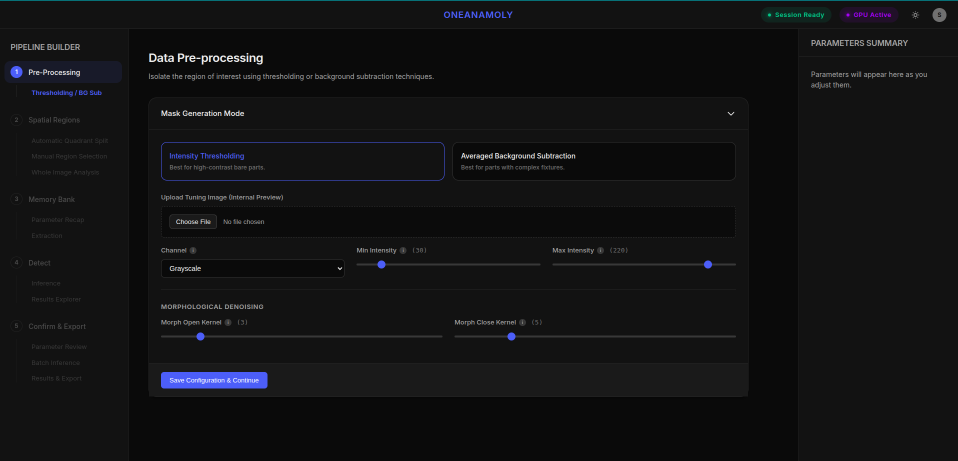
#> input picture assets/Prep_proc_1.png, 1916 x 921 px (shown at 1/2 size)
$ python test_thresholding.py --interactive --image ../../assets/Prep_proc_1.png --input_dir ../../assets
#> lines starting #> are read from the running program, lines starting #| are printed output that depends on the picture; after the words box and inside, x2 and y2 are one past the last pixel; in counts of white or black regions, pixels touching at a corner belong together
"""
Stage 1 — Phase 1.1: Thresholding-Based Background Masking
===========================================================
Local test script to validate intensity thresholding logic.

Modes:
  --interactive   Open a live OpenCV window with trackbars to tune parameters.
  --batch         Process all images in input_dir and save outputs to output_dir.

Usage:
  # Interactive preview on a single image
  python tests/test_thresholding.py --image path/to/image.jpg --interactive

  # Batch process a folder
  python tests/test_thresholding.py --input_dir path/to/images --output_dir path/to/output --batch

  # Batch with explicit params
  python tests/test_thresholding.py --input_dir dataset/good --output_dir outputs/thresh_test \
      --channel gray --thresh_min 30 --thresh_max 220 --batch
"""

import argparse
import os
import sys
from pathlib import Path

import cv2
import numpy as np


# ---------------------------------------------------------------------------
# Core thresholding logic
# ---------------------------------------------------------------------------

CHANNEL_OPTIONS = ["gray", "red", "green", "blue", "saturation", "value"]

def get_channel(image_bgr: np.ndarray, channel: str) -> np.ndarray:
    """
    Extract a single channel from a BGR image for thresholding.

    Args:
        image_bgr: BGR image (H, W, 3)
        channel: One of 'gray', 'red', 'green', 'blue', 'saturation', 'value'

    Returns:
        Single-channel image (H, W) uint8
    """
    if channel == "gray":
        return cv2.cvtColor(image_bgr, cv2.COLOR_BGR2GRAY)
    elif channel == "red":
        return image_bgr[:, :, 2]
    elif channel == "green":
        return image_bgr[:, :, 1]
    elif channel == "blue":
        return image_bgr[:, :, 0]
    elif channel in ("saturation", "value"):
        hsv = cv2.cvtColor(image_bgr, cv2.COLOR_BGR2HSV)
        return hsv[:, :, 1] if channel == "saturation" else hsv[:, :, 2]
    else:
        raise ValueError(f"Unknown channel: {channel}. Choose from {CHANNEL_OPTIONS}")


def apply_threshold_mask(
    image_bgr: np.ndarray,
    channel: str = "gray",
    thresh_min: int = 30,
    thresh_max: int = 220,
    morph_open: int = 3,
    morph_close: int = 5,
) -> tuple[np.ndarray, np.ndarray, np.ndarray]:
    """
    Generate a binary foreground mask via intensity thresholding.

    Steps:
      1. Extract channel
      2. Apply in-range threshold → binary mask
      3. Morphological open (remove noise) then close (fill holes)
      4. Apply mask to original image

    Args:
        image_bgr   : Input BGR image
        channel     : Channel to threshold
        thresh_min  : Lower intensity bound (inclusive)
        thresh_max  : Upper intensity bound (inclusive)
        morph_open  : Kernel size for morphological opening (0 = skip)
        morph_close : Kernel size for morphological closing (0 = skip)

    Returns:
        mask        : Binary mask (H, W) uint8, 255 = foreground
        masked_img  : Original image with background zeroed (H, W, 3) BGR
        channel_img : The extracted channel image for visual inspection
    """
    ch = get_channel(image_bgr, channel)

    # Threshold
    mask = cv2.inRange(ch, thresh_min, thresh_max)

    # Morphological cleanup
    if morph_open > 0:
        k = cv2.getStructuringElement(cv2.MORPH_ELLIPSE, (morph_open, morph_open))
        mask = cv2.morphologyEx(mask, cv2.MORPH_OPEN, k)
    if morph_close > 0:
        k = cv2.getStructuringElement(cv2.MORPH_ELLIPSE, (morph_close, morph_close))
        mask = cv2.morphologyEx(mask, cv2.MORPH_CLOSE, k)

    # Apply mask
    masked_img = cv2.bitwise_and(image_bgr, image_bgr, mask=mask)
    channel_img = cv2.cvtColor(ch, cv2.COLOR_GRAY2BGR)

    return mask, masked_img, channel_img


def build_result_grid(
    image_bgr: np.ndarray,
    mask: np.ndarray,
    masked_img: np.ndarray,
    channel_img: np.ndarray,
    params: dict,
) -> np.ndarray:
    """
    Build a 2×2 display grid:
      [Original]  [Channel]
      [Mask]      [Masked Result]

    Annotates param values on the grid for readability.
    """
    H, W = image_bgr.shape[:2]
    target_h, target_w = 480, 640

    def _resize(img):
        return cv2.resize(img, (target_w, target_h))

    orig_r     = _resize(image_bgr)
    ch_r       = _resize(channel_img)
    mask_r     = _resize(cv2.cvtColor(mask, cv2.COLOR_GRAY2BGR))
    masked_r   = _resize(masked_img)

    # Annotation bar
    def _annotate(img, text, color=(255, 255, 255)):
        out = img.copy()
        cv2.putText(out, text, (12, 32), cv2.FONT_HERSHEY_SIMPLEX, 0.8, (0, 0, 0), 4)
        cv2.putText(out, text, (12, 32), cv2.FONT_HERSHEY_SIMPLEX, 0.8, color, 2)
        return out

    coverage = (mask > 0).sum() / mask.size * 100
    orig_r   = _annotate(orig_r,   f"Original  [{W}x{H}]")
    ch_r     = _annotate(ch_r,     f"Channel: {params['channel']}")
    mask_r   = _annotate(mask_r,   f"Mask  coverage={coverage:.1f}%")
    masked_r = _annotate(masked_r, f"Masked result")

    top    = np.hstack([orig_r, ch_r])
    bottom = np.hstack([mask_r, masked_r])
    grid   = np.vstack([top, bottom])

    return grid


# ---------------------------------------------------------------------------
# Interactive mode
# ---------------------------------------------------------------------------

def run_interactive(image_path: str):
    """Open an OpenCV window with trackbars for live parameter tuning."""
    image_bgr = cv2.imread(image_path)
    if image_bgr is None:
        print(f"[ERROR] Cannot load image: {image_path}")
        sys.exit(1)

    WIN = "Thresholding Stage 1.1 | Q=quit S=save"
    cv2.namedWindow(WIN, cv2.WINDOW_NORMAL)
    cv2.resizeWindow(WIN, 1280, 1000)

    # Pump the Qt event loop until the window is confirmed visible.
    # getWindowProperty returns -1 when the window doesn't exist yet.
    # This is more reliable than a fixed waitKey sleep on all Qt builds.
    placeholder = np.zeros((100, 1280, 3), dtype=np.uint8)
    cv2.putText(placeholder, "Initializing...", (440, 60),
                cv2.FONT_HERSHEY_SIMPLEX, 1.2, (180, 180, 180), 2)
    cv2.imshow(WIN, placeholder)
    for _ in range(20):          # up to ~200 ms of event-loop pumping
        cv2.waitKey(10)
        prop = cv2.getWindowProperty(WIN, cv2.WND_PROP_VISIBLE)
        if prop >= 1.0:
            break

    # Now the window handle is guaranteed to exist — safe to add trackbars
    cv2.createTrackbar("Channel 0-5",  WIN, 0,   5,   lambda _: None)
    cv2.createTrackbar("Thresh Min",   WIN, 30,  255, lambda _: None)
    cv2.createTrackbar("Thresh Max",   WIN, 220, 255, lambda _: None)
    cv2.createTrackbar("Morph Open",   WIN, 3,   31,  lambda _: None)
    cv2.createTrackbar("Morph Close",  WIN, 5,   31,  lambda _: None)

    save_dir = Path(image_path).parent / "thresh_interactive_output"
    save_dir.mkdir(exist_ok=True)

    print(f"\n[INFO] Interactive mode — {Path(image_path).name}")
    print(f"[INFO] Channel options: {' | '.join(f'{i}={c}' for i, c in enumerate(CHANNEL_OPTIONS))}")
    print(f"[INFO] Press S to save current result, Q to quit.\n")

    last_grid = None
    while True:
        ch_idx      = cv2.getTrackbarPos("Channel 0-5",  WIN)
        thresh_min  = cv2.getTrackbarPos("Thresh Min",   WIN)
        thresh_max  = cv2.getTrackbarPos("Thresh Max",   WIN)
        morph_open  = cv2.getTrackbarPos("Morph Open",   WIN)
        morph_close = cv2.getTrackbarPos("Morph Close",  WIN)

        thresh_max = max(thresh_max, thresh_min + 1)     # clamp so min < max

        channel = CHANNEL_OPTIONS[ch_idx]
        params  = dict(channel=channel, thresh_min=thresh_min,
                       thresh_max=thresh_max, morph_open=morph_open, morph_close=morph_close)

        mask, masked_img, channel_img = apply_threshold_mask(image_bgr, **params)
        grid = build_result_grid(image_bgr, mask, masked_img, channel_img, params)
        last_grid = (grid, mask, masked_img, params)

        cv2.imshow(WIN, grid)
        key = cv2.waitKey(30) & 0xFF

        if key in (ord('q'), 27):
            break
        elif key == ord('s'):
            stem = Path(image_path).stem
            cv2.imwrite(str(save_dir / f"{stem}_grid.png"), grid)
            cv2.imwrite(str(save_dir / f"{stem}_mask.png"), mask)
            cv2.imwrite(str(save_dir / f"{stem}_masked.png"), masked_img)
            print(f"[SAVED] Results written to {save_dir}")

    cv2.destroyAllWindows()
    if last_grid:
        _, _, _, params = last_grid
        print("\n[FINAL PARAMS] — copy these into batch mode:")
        print(f"  --channel {params['channel']} --thresh_min {params['thresh_min']} "
              f"--thresh_max {params['thresh_max']} "
              f"--morph_open {params['morph_open']} --morph_close {params['morph_close']}")


# ---------------------------------------------------------------------------
# Batch mode
# ---------------------------------------------------------------------------

EXTS = {".jpg", ".jpeg", ".png", ".bmp", ".tiff", ".tif"}

# [59 lines left out: function run_batch, not called in this run]


# ---------------------------------------------------------------------------
# CLI
# ---------------------------------------------------------------------------

def parse_args():
    p = argparse.ArgumentParser(
        description="Stage 1.1 — Thresholding Background Masking Test",
        formatter_class=argparse.RawDescriptionHelpFormatter,
        epilog=__doc__,
    )

    # Mode
    mode = p.add_mutually_exclusive_group(required=True)
    mode.add_argument("--interactive", action="store_true",
                      help="Live trackbar preview (requires --image)")
    mode.add_argument("--batch", action="store_true",
                      help="Batch process folder (requires --input_dir, --output_dir)")

    # Inputs
    p.add_argument("--image",     type=str, help="Single image path (for --interactive)")
    p.add_argument("--input_dir", type=str, help="Folder of images (for --batch)")
    p.add_argument("--output_dir",type=str, default="outputs/thresh_test", help="Output folder")

    # Threshold params
    p.add_argument("--channel",    type=str,   default="gray",
                   choices=CHANNEL_OPTIONS, help="Channel to threshold")
    p.add_argument("--thresh_min", type=int,   default=30,  help="Min intensity (0-255)")
    p.add_argument("--thresh_max", type=int,   default=220, help="Max intensity (0-255)")
    p.add_argument("--morph_open", type=int,   default=3,   help="Morph open kernel size (0=off)")
    p.add_argument("--morph_close",type=int,   default=5,   help="Morph close kernel size (0=off)")

    # Extra
    p.add_argument("--save_masks", action="store_true",
                   help="Also save raw binary masks alongside grid images")

    return p.parse_args()


def main():
    args = parse_args()

    if args.interactive:
        if not args.image:
            print("[ERROR] --interactive requires --image")
            sys.exit(1)
        run_interactive(args.image)
#> in run_interactive, image_bgr is the input picture: shape (921, 1916, 3); mean B, G, R 19.6, 18.5, 18.1
#> in run_interactive, `cv2.imshow(WIN, placeholder)`:
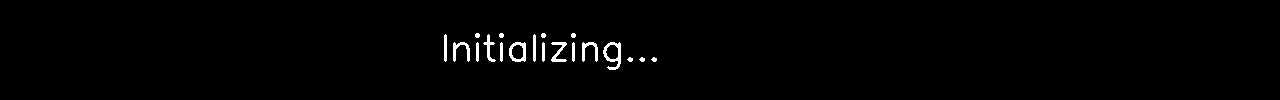
#> window 'Thresholding Stage 1.1 | Q=qui': shape (100, 1280, 3); values 0 (black) and 180 (white), 1.1% white; 19 white regions, largest, box (x1, y1, x2, y2) and area: (603, 42, 621, 70) 216, (509, 42, 526, 62) 169, (453, 42, 470, 62) 142
#> in apply_threshold_mask, `masked_img = cv2.bitwise_and(image_bgr, image_bgr, mask=mask)`:
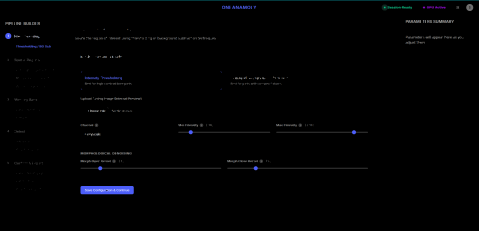
#> masked_img: shape (921, 1916, 3) (shown at 1/4 size); mean B, G, R 3, 2.1, 1.7
#> in _resize (call 4), `return cv2.resize(img, (target_w, target_h))`:
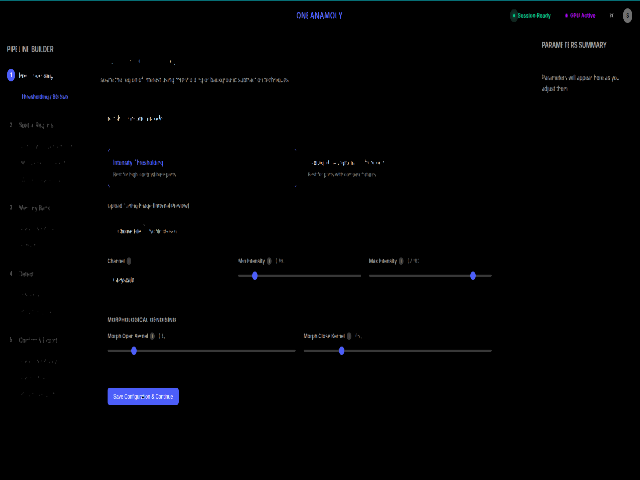
#> returned value: shape (480, 640, 3); mean of channels 0, 1, 2 2.9, 2.1, 1.7; drawn as B, G, R
#> in build_result_grid, `coverage = (mask > 0).sum() / mask.size * 100`: coverage = 2.57
#> in _annotate, `cv2.putText(out, text, (12, 32), cv2.FONT_HERSHEY_SIMPLEX, 0.8, color,..`:
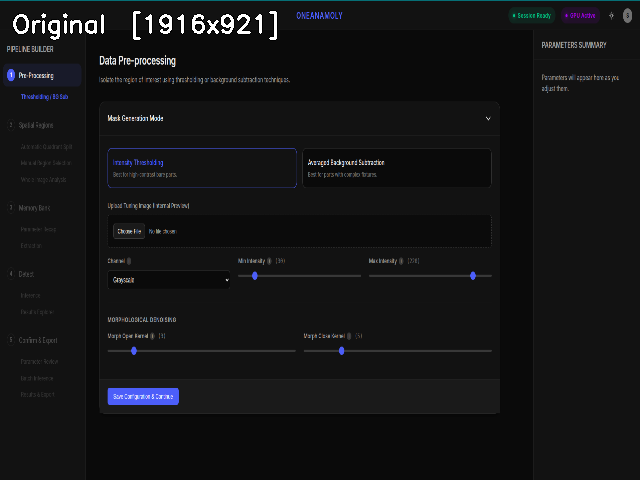
#> out: shape (480, 640, 3); mean B, G, R 20.8, 19.7, 19.3
#> in build_result_grid, `top    = np.hstack([orig_r, ch_r])`:
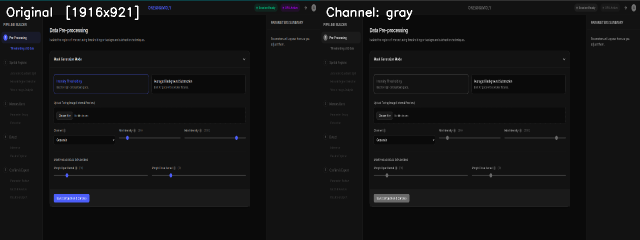
#> top: shape (480, 1280, 3) (shown at 1/2 size); mean B, G, R 20, 19.5, 19.3
#> in build_result_grid, `bottom = np.hstack([mask_r, masked_r])`:
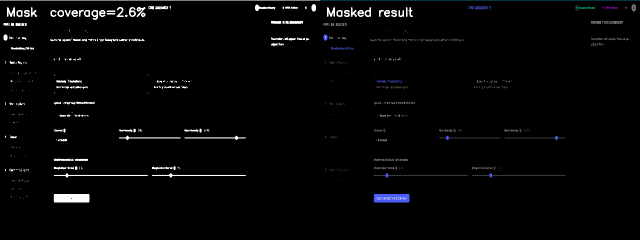
#> bottom: shape (480, 1280, 3) (shown at 1/2 size); mean of channels 0, 1, 2 6.1, 5.6, 5.5; drawn as B, G, R
#> in build_result_grid, `grid   = np.vstack([top, bottom])`:
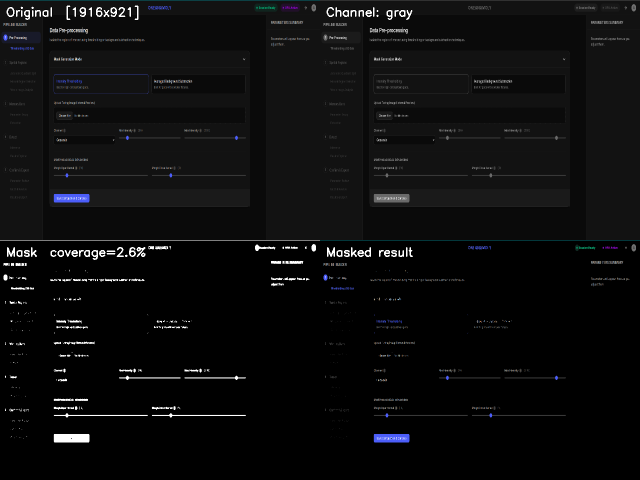
#> grid: shape (960, 1280, 3) (shown at 1/2 size); mean B, G, R 13, 12.6, 12.4
#> (key q is pressed here)
#> in run_interactive, `_, _, _, params = last_grid`: params = {'channel': 'gray', 'thresh_min': 30, 'thresh_max': 220, 'morph_open': 3, 'morph_close': 5}
#|   --channel gray --thresh_min 30 --thresh_max 220 --morph_open 3 --morph_close 5
    elif args.batch:
        if not args.input_dir:
            print("[ERROR] --batch requires --input_dir")
            sys.exit(1)
        run_batch(args)


if __name__ == "__main__":
    main()

$ run again, on assets/Spatial_region.png
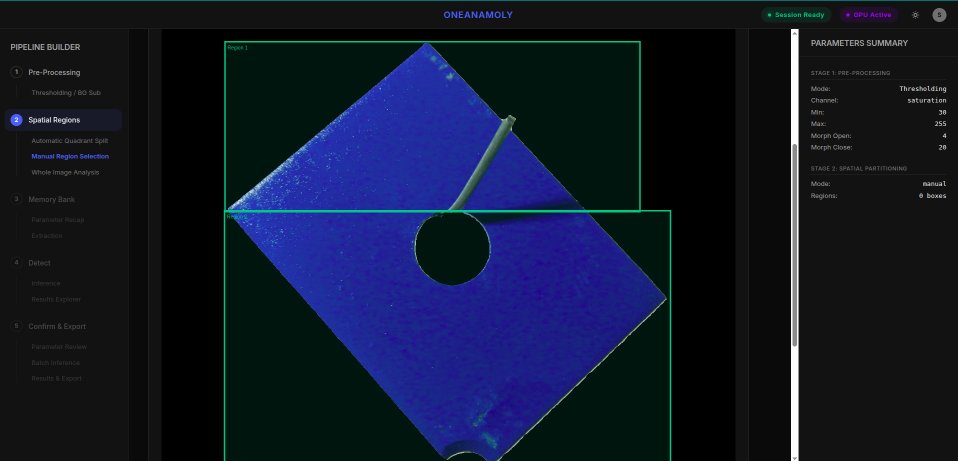
#> input picture assets/Spatial_region.png, 1916 x 921 px (shown at 1/2 size)
#> in run_interactive, image_bgr is the input picture: shape (921, 1916, 3); mean B, G, R 44.1, 23.7, 16.4
#> in apply_threshold_mask, `mask = cv2.inRange(ch, thresh_min, thresh_max)`:
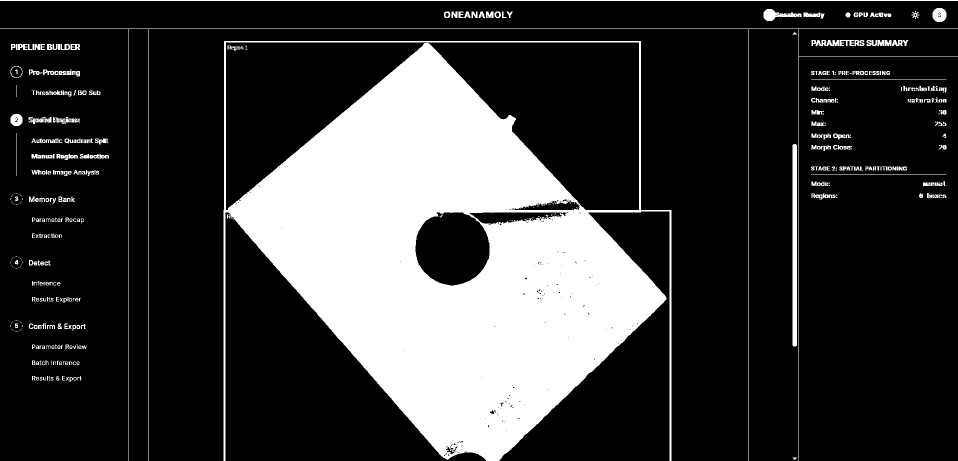
#> mask: shape (921, 1916) (shown at 1/2 size); 23% white; 436 white regions (154 under 20 px), largest, box (x1, y1, x2, y2) and area: (447, 82, 1343, 921) 372605, (0, 57, 1916, 921) 5686, (0, 0, 1916, 2) 3832
#> coverage = 22.54
#> in build_result_grid, `grid   = np.vstack([top, bottom])`:
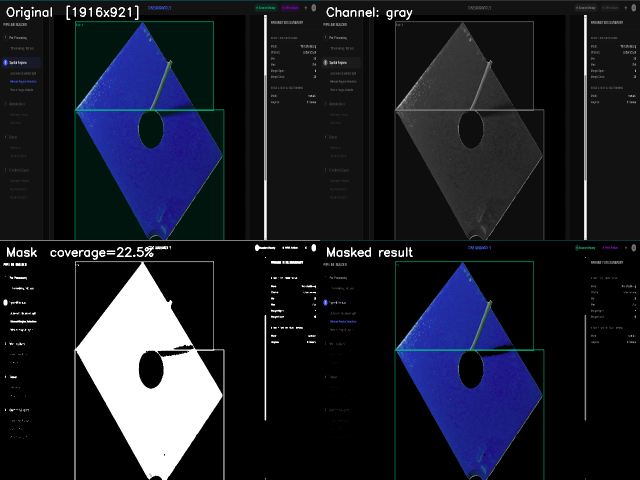
#> grid: shape (960, 1280, 3) (shown at 1/2 size); mean B, G, R 40.6, 30.1, 27.6
#> params = {'channel': 'gray', 'thresh_min': 30, 'thresh_max': 220, 'morph_open': 3, 'morph_close': 5}
#|   --channel gray --thresh_min 30 --thresh_max 220 --morph_open 3 --morph_close 5

$ run again, on assets/inference_1.png
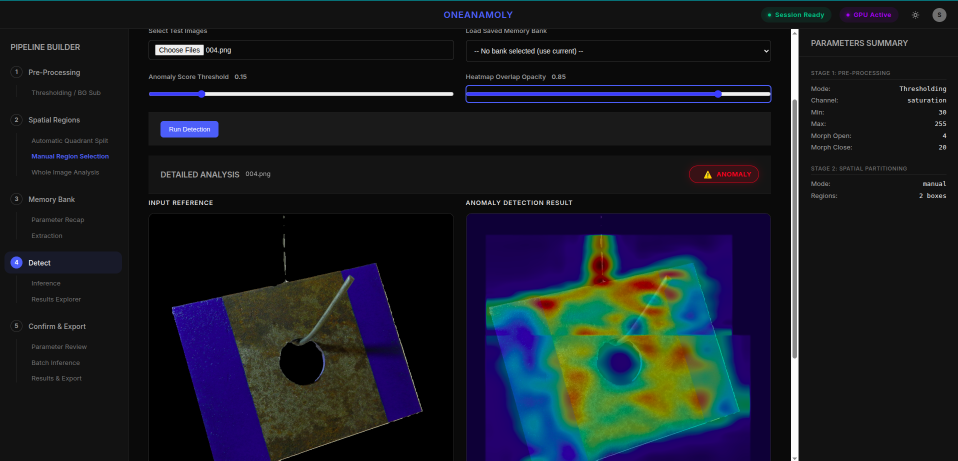
#> input picture assets/inference_1.png, 1916 x 921 px (shown at 1/2 size)
#> in run_interactive, image_bgr is the input picture: shape (921, 1916, 3); mean B, G, R 35.5, 28.3, 25
#> in apply_threshold_mask, `mask = cv2.inRange(ch, thresh_min, thresh_max)`:
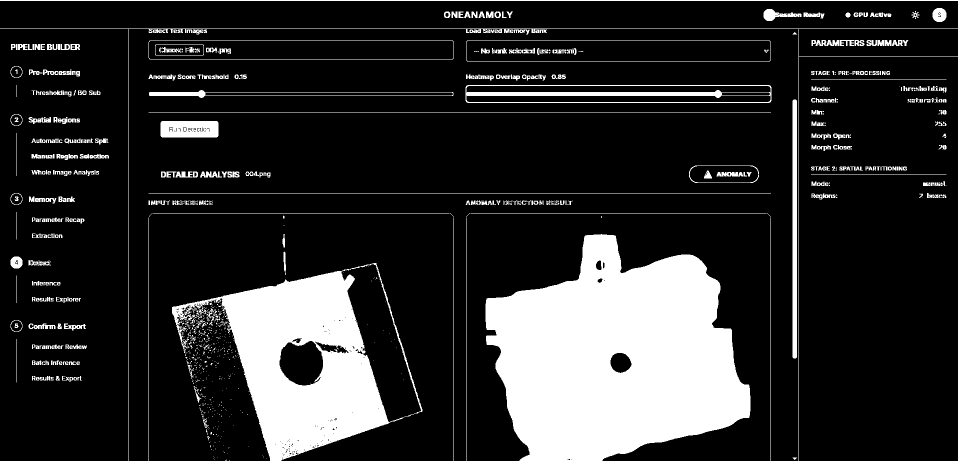
#> mask: shape (921, 1916) (shown at 1/2 size); 17.6% white; 956 white regions (587 under 20 px), largest, box (x1, y1, x2, y2) and area: (971, 468, 1501, 921) 165208, (344, 526, 845, 921) 78388, (931, 170, 1543, 206) 6932
#> coverage = 16.46
#> in build_result_grid, `grid   = np.vstack([top, bottom])`:
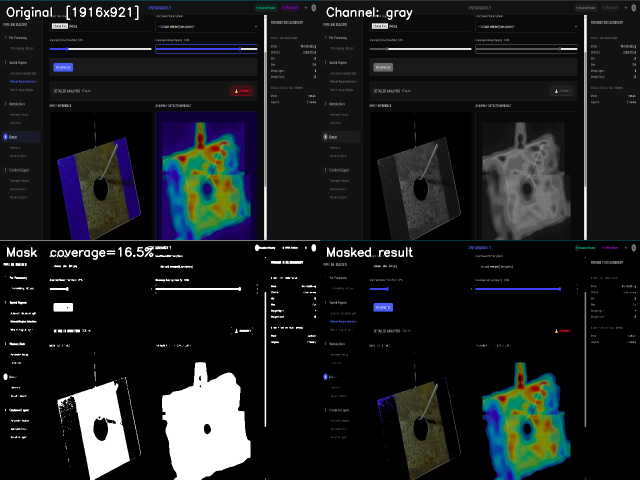
#> grid: shape (960, 1280, 3) (shown at 1/2 size); mean B, G, R 30.8, 29.6, 27.3
#> params = {'channel': 'gray', 'thresh_min': 30, 'thresh_max': 220, 'morph_open': 3, 'morph_close': 5}
#|   --channel gray --thresh_min 30 --thresh_max 220 --morph_open 3 --morph_close 5
